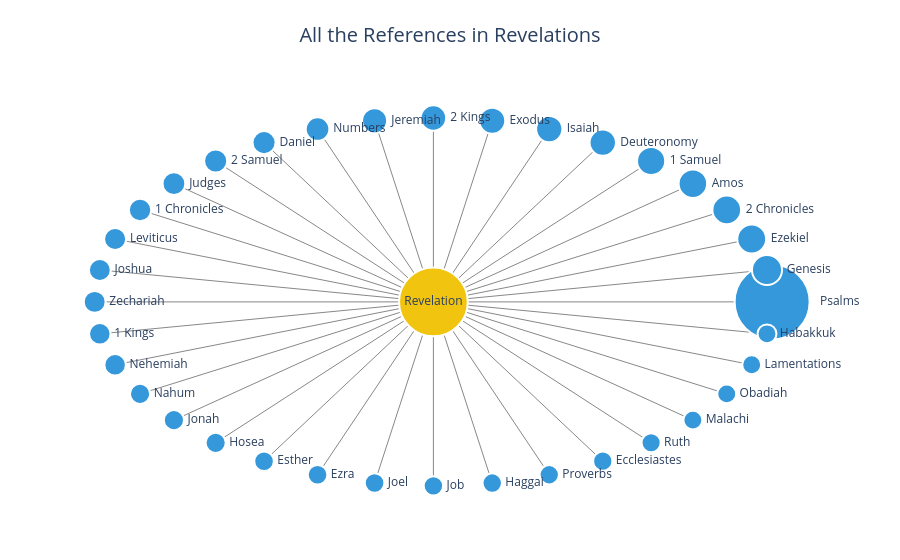

The cell this chart's notebook holds for it:
### Code cell
import numpy as np
import networkx as nx
import plotly.graph_objects as go

# --- 1. Build the graph ---
G = nx.DiGraph()
G.add_node("Revelation", type="NT")

old_testament_books = dict((revelations_references["o_start"].str[0]).value_counts())

G.add_nodes_from(old_testament_books.keys(), type="OT")

for book, count in old_testament_books.items():
    G.add_edge("Revelation", book, weight=count)

# --- 2. Define layout (Revelation center, others around it) ---
center_node = "Revelation"
connected_nodes = list(G.neighbors(center_node))
pos = {center_node: (0, 0)}
radius = 1.8
n = len(connected_nodes)

for i, node in enumerate(connected_nodes):
    angle = 2 * np.pi * i / n
    pos[node] = (radius * np.cos(angle), radius * np.sin(angle))

# --- 3. Node sizes based on edge weights ---
weights = nx.get_edge_attributes(G, "weight")
max_w = max(weights.values()) if weights else 1
node_sizes = {
    node: 55
    if node == center_node
    else 15 + 45 * (weights.get((center_node, node), 0) / max_w)
    for node in G.nodes
}

# --- 4. Build edge trace ---
edge_x, edge_y, edge_text = [], [], []
for src, dst, data in G.edges(data=True):
    x0, y0 = pos[src]
    x1, y1 = pos[dst]
    edge_x += [x0, x1, None]
    edge_y += [y0, y1, None]
    edge_text.append(f"{src} → {dst}: {data['weight']}")

edge_trace = go.Scatter(
    x=edge_x, y=edge_y, line=dict(width=1, color="#888"), hoverinfo="none", mode="lines"
)

# --- 5. Build node trace ---
node_x = [pos[node][0] for node in G.nodes]
node_y = [pos[node][1] for node in G.nodes]
node_text = [node for node in G.nodes]
node_size_list = [1.25 * node_sizes[node] for node in G.nodes]

node_trace = go.Scatter(
    x=node_x,
    y=node_y,
    mode="markers+text",
    text=node_text,
    textposition=[
        "middle center" if node == "Revelation" else "middle right" for node in G.nodes
    ],
    marker=dict(
        size=node_size_list,
        color=["#f1c40f" if G.nodes[n]["type"] == "NT" else "#3498db" for n in G.nodes],
        line=dict(width=2, color="#fff"),
        opacity=1,
    ),
    hovertext=[
        f"{node}: {weights.get((center_node, node), 0)} references"
        if node != center_node
        else node
        for node in G.nodes
    ],
    hoverinfo="text",
)

# --- 6. Plot ---
fig = go.Figure(data=[edge_trace, node_trace])
fig.update_layout(
    title=dict(
        text="All the References in Revelations",
        x=0.5,  # Center the title
        y=0.95,  # Raise it slightly above the plot
        xanchor="center",
        yanchor="top",
        font=dict(size=20),
    ),
    showlegend=False,
    margin=dict(l=40, r=40, t=80, b=40),  # add top margin for title
    plot_bgcolor="white",
    hovermode="closest",
    xaxis=dict(showgrid=False, zeroline=False, showticklabels=False),
    yaxis=dict(showgrid=False, zeroline=False, showticklabels=False),
)
fig.show()

### Figure 1 — Plotly figure (JSON) as saved in the notebook; plotly's stock layout.template omitted (floating-point values rounded to 4 significant figures)
{"data": [{"hoverinfo": "none", "line": {"color": "#888", "width": 1}, "mode": "lines", "type": "scatter", "x": [0, 1.8, null, 0, 1.773, null, 0, 1.691, null, 0, 1.559, null, 0, 1.379, null, 0, 1.157, null, 0, 0.9, null, 0, 0.6156, null, 0, 0.3126, null, 0, 1.102e-16, null, 0, -0.3126, null, 0, -0.6156, null, 0, -0.9, null, 0, -1.157, null, 0, -1.379, null, 0, -1.559, null, 0, -1.691, null, 0, -1.773, null, 0, -1.8, null, 0, -1.773, null, 0, -1.691, null, 0, -1.559, null, 0, -1.379, null, 0, -1.157, null, 0, -0.9, null, 0, -0.6156, null, 0, -0.3126, null, 0, -3.307e-16, null, 0, 0.3126, null, 0, 0.6156, null, 0, 0.9, null, 0, 1.157, null, 0, 1.379, null, 0, 1.559, null, 0, 1.691, null, 0, 1.773, null], "y": [0, 0, null, 0, 0.3126, null, 0, 0.6156, null, 0, 0.9, null, 0, 1.157, null, 0, 1.379, null, 0, 1.559, null, 0, 1.691, null, 0, 1.773, null, 0, 1.8, null, 0, 1.773, null, 0, 1.691, null, 0, 1.559, null, 0, 1.379, null, 0, 1.157, null, 0, 0.9, null, 0, 0.6156, null, 0, 0.3126, null, 0, 2.204e-16, null, 0, -0.3126, null, 0, -0.6156, null, 0, -0.9, null, 0, -1.157, null, 0, -1.379, null, 0, -1.559, null, 0, -1.691, null, 0, -1.773, null, 0, -1.8, null, 0, -1.773, null, 0, -1.691, null, 0, -1.559, null, 0, -1.379, null, 0, -1.157, null, 0, -0.9, null, 0, -0.6156, null, 0, -0.3126, null]}, {"hoverinfo": "text", "hovertext": ["Revelation", "Psalms: 323 references", "Genesis: 65 references", "Ezekiel: 58 references", "2 Chronicles: 57 references", "Amos: 56 references", "1 Samuel: 54 references", "Deuteronomy: 44 references", "Isaiah: 43 references", "Exodus: 42 references", "2 Kings: 39 references", "Jeremiah: 36 references", "Numbers: 28 references", "Daniel: 25 references", "2 Samuel: 25 references", "Judges: 23 references", "1 Chronicles: 21 references", "Leviticus: 19 references", "Joshua: 18 references", "Zechariah: 18 references", "1 Kings: 16 references", "Nehemiah: 16 references", "Nahum: 8 references", "Jonah: 8 references", "Hosea: 8 references", "Esther: 5 references", "Ezra: 5 references", "Joel: 5 references", "Job: 4 references", "Haggai: 4 references", "Proverbs: 3 references", "Ecclesiastes: 3 references", "Ruth: 2 references", "Malachi: 1 references", "Obadiah: 1 references", "Lamentations: 1 references", "Habakkuk: 1 references"], "marker": {"color": ["#f1c40f", "#3498db", "#3498db", "#3498db", "#3498db", "#3498db", "#3498db", "#3498db", "#3498db", "#3498db", "#3498db", "#3498db", "#3498db", "#3498db", "#3498db", "#3498db", "#3498db", "#3498db", "#3498db", "#3498db", "#3498db", "#3498db", "#3498db", "#3498db", "#3498db", "#3498db", "#3498db", "#3498db", "#3498db", "#3498db", "#3498db", "#3498db", "#3498db", "#3498db", "#3498db", "#3498db", "#3498db"], "line": {"color": "#fff", "width": 2}, "opacity": 1, "size": [68.75, 75, 30.07, 28.85, 28.68, 28.5, 28.15, 26.41, 26.24, 26.06, 25.54, 25.02, 23.63, 23.1, 23.1, 22.76, 22.41, 22.06, 21.88, 21.88, 21.54, 21.54, 20.14, 20.14, 20.14, 19.62, 19.62, 19.62, 19.45, 19.45, 19.27, 19.27, 19.1, 18.92, 18.92, 18.92, 18.92]}, "mode": "markers+text", "text": ["Revelation", "Psalms", "Genesis", "Ezekiel", "2 Chronicles", "Amos", "1 Samuel", "Deuteronomy", "Isaiah", "Exodus", "2 Kings", "Jeremiah", "Numbers", "Daniel", "2 Samuel", "Judges", "1 Chronicles", "Leviticus", "Joshua", "Zechariah", "1 Kings", "Nehemiah", "Nahum", "Jonah", "Hosea", "Esther", "Ezra", "Joel", "Job", "Haggai", "Proverbs", "Ecclesiastes", "Ruth", "Malachi", "Obadiah", "Lamentations", "Habakkuk"], "textposition": ["middle center", "middle right", "middle right", "middle right", "middle right", "middle right", "middle right", "middle right", "middle right", "middle right", "middle right", "middle right", "middle right", "middle right", "middle right", "middle right", "middle right", "middle right", "middle right", "middle right", "middle right", "middle right", "middle right", "middle right", "middle right", "middle right", "middle right", "middle right", "middle right", "middle right", "middle right", "middle right", "middle right", "middle right", "middle right", "middle right", "middle right"], "type": "scatter", "x": [0, 1.8, 1.773, 1.691, 1.559, 1.379, 1.157, 0.9, 0.6156, 0.3126, 1.102e-16, -0.3126, -0.6156, -0.9, -1.157, -1.379, -1.559, -1.691, -1.773, -1.8, -1.773, -1.691, -1.559, -1.379, -1.157, -0.9, -0.6156, -0.3126, -3.307e-16, 0.3126, 0.6156, 0.9, 1.157, 1.379, 1.559, 1.691, 1.773], "y": [0, 0, 0.3126, 0.6156, 0.9, 1.157, 1.379, 1.559, 1.691, 1.773, 1.8, 1.773, 1.691, 1.559, 1.379, 1.157, 0.9, 0.6156, 0.3126, 2.204e-16, -0.3126, -0.6156, -0.9, -1.157, -1.379, -1.559, -1.691, -1.773, -1.8, -1.773, -1.691, -1.559, -1.379, -1.157, -0.9, -0.6156, -0.3126]}], "layout": {"hovermode": "closest", "margin": {"b": 40, "l": 40, "r": 40, "t": 80}, "plot_bgcolor": "white", "showlegend": false, "title": {"font": {"size": 20}, "text": "All the References in Revelations", "x": 0.5, "xanchor": "center", "y": 0.95, "yanchor": "top"}, "xaxis": {"showgrid": false, "showticklabels": false, "zeroline": false}, "yaxis": {"showgrid": false, "showticklabels": false, "zeroline": false}}}
